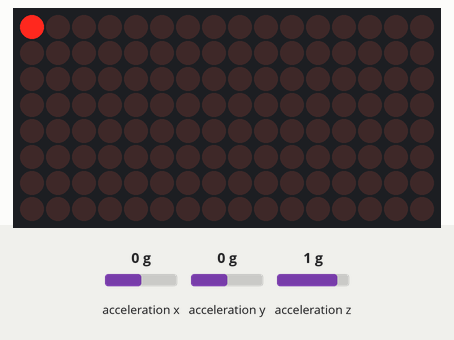
This sketch was run on a simulated Arduino Uno, built with avr-gcc and run on an emulated ATmega328P. Shown: 16×8 LED matrix. Wiring (inferred from the names in the program): MPU-6050 motion sensor at I2C address 0x68. The test bench sets the inputs (shaded band); at power-on: acceleration x 0 g, acceleration y 0 g, acceleration z 1 g. What the sketch prints to the serial monitor is not drawn.

Above: at 1.3 s.
1.4 s: acceleration x set to -1.4 g
At 2.4 s:
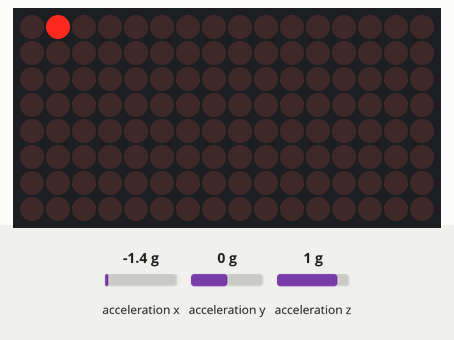
4.4 s: acceleration y set to -1.4 g
At 5.5 s:
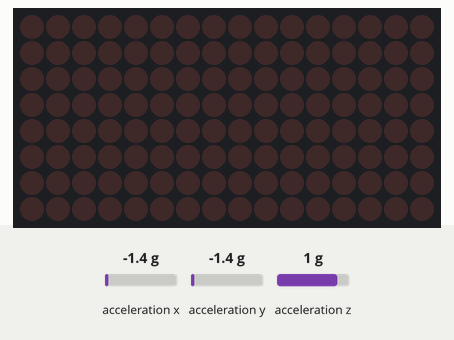
6.5 s: acceleration y set to 0 g
At 7.8 s:
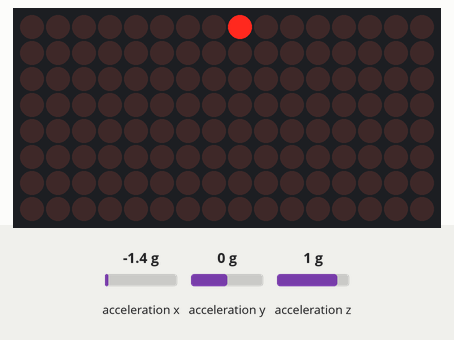
9.5 s: acceleration y set to 0.8 g
At 10.4 s:
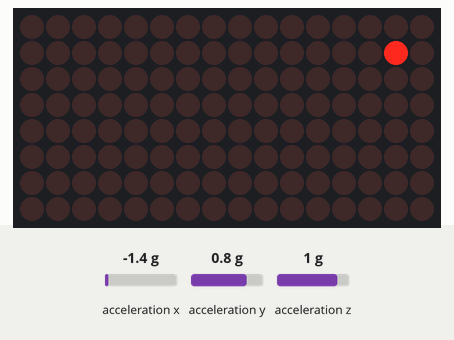
12.0 s: acceleration x set to 0.8 g
At 13.7 s:
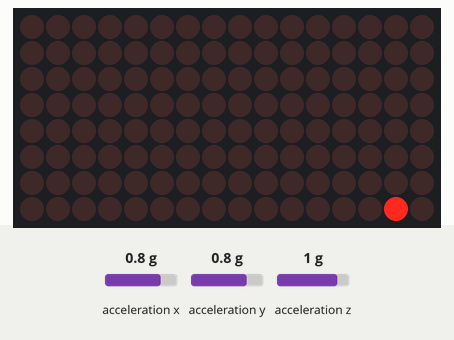
14.0 s: acceleration y set to -0.8 g
At 14.9 s:
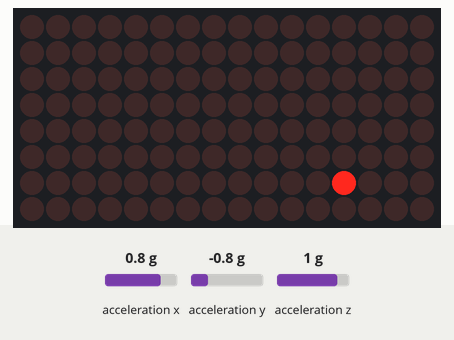
Timing chart, 0 to 17.0 s (numbered marks = the images above; inputs shaded):
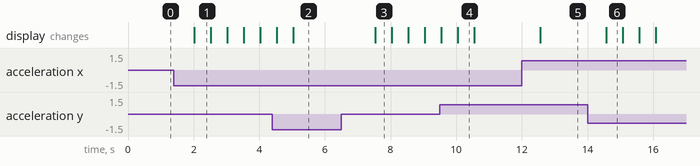

Measured:
- after the input at 1.4 s, the display: changes after 0.61 s (image 1)
- after the input at 4.4 s, the display: first differs from a run without the input after 0.63 s (image 2)
- after the input at 6.5 s, the display: changes after 1.0 s (image 3)
- after the input at 9.5 s, the display: first differs from a run without the input after 0.55 s (image 4)
- after the input at 12.0 s, the display: changes after 0.57 s (image 5)
- after the input at 14.0 s, the display: changes after 0.58 s (image 6)
- what the display in image 1 shows lasts 0.5 s, from 2.0 s to 2.5 s

The sketch:

tryout.ino
```cpp
//import libraries
#include <LedControl.h>
#include <I2Cdev.h>
#include <MPU6050.h>
#include <Wire.h>

//define those parameters
#define LightDensity 6 //Default light density
const int MPU = 0x68; // MPU address, 0x69 if 3.3V is provided
int16_t AcX, AcY, AcZ; //Acceleration in 3 axis
unsigned long delaytime = 500; //delaytime
//The following three are for LED matrix with MAX7219
#define DIN 12
#define CS 10
#define CLK 11
//ledcontrol setup:
LedControl lc = LedControl(DIN, CLK, CS, 2);

//Hourglass display setup & Physical paras
#define total_no 40 //number of balls to display
#define I_fall 5  // ball inetrtia before falling
#define I_roll 2  //ball inetrtia before rolling
struct ball {
  int matrix_no = 0;
  int row = 0;
  int col = 0;
};
ball ball;

void setup() {
  // put your setup code here, to run once:
  //Setup LED matrixes:
  lc.shutdown(0, false);
  lc.setIntensity(0, LightDensity);
  lc.clearDisplay(0);
  lc.shutdown(1, false);
  lc.setIntensity(1, LightDensity);
  lc.clearDisplay(1);

  ball.matrix_no = 0;//From here
  ball.row = 0;
  ball.col = 0;
  lc.setLed(ball.matrix_no,ball.row,ball.col,true);//These 5 lines should be replaced by a function later

  //Setup MPU-GY-521:
  Wire.begin();
  Wire.beginTransmission(MPU);
  Wire.write(0x6B);
  Wire.write(0);
  Wire.endTransmission(true);
  Serial.begin(9600);
}

void LightUp() {
  int prePos[3] = {ball.matrix_no,ball.row,ball.col};
  Wire.beginTransmission(MPU);
  Wire.write(0x3B);
  Wire.endTransmission(false);
  Wire.requestFrom(MPU, 6, true);
  AcX = Wire.read() << 8 | Wire.read();
  AcY = Wire.read() << 8 | Wire.read();
  AcZ = Wire.read() << 8 | Wire.read();//Get acceleration in 3 axis.
  bool cangodown = (AcY > 4000 ? true : false);
  Serial.print(" | Go down?:"); Serial.print(cangodown);
  bool cangoleft = (AcX > 4000 ? true : false);
  Serial.print(" | Go left?:"); Serial.print(cangoleft);
  bool cangoright = (AcX < -4000 ? true : false);
  Serial.print(" | Go right?:"); Serial.println(cangoright);
  bool sleepornot = (AcZ > 16000 || AcZ < -16000 ? true : false);
  Serial.print(" | Sleep?:"); Serial.println(sleepornot);
  bool cangoup = (AcY < -4000 ? true : false);
  Serial.print(" | Go up?:"); Serial.print(cangoup);//see which way to go
  if(cangodown){
    godown();
  }
  if(cangoleft){
    goleft();
  }
  if(cangoright){
    goright();
  }
  if(cangoup){
    goup();
  }
  delay(delaytime);
  lc.setLed(prePos[0],prePos[1],prePos[2],false);
  lc.setLed(ball.matrix_no,ball.row,ball.col,true);
}
void godown(){
    ball.row ++;
    ball.col ++;
    if((ball.row>7 || ball.col>7)&&ball.matrix_no == 0){
      ball.matrix_no ++;
      ball.col = 0;
      ball.row = 0;
    }
    else if ((ball.row>7 || ball.col>7)&&ball.matrix_no != 0){
      ball.row = 7;
      ball.col = 7;
    }
}
void goleft(){
    ball.col --;
    if((ball.row>7 || ball.col>7)&&ball.matrix_no == 0){
      ball.matrix_no ++;
      ball.col = 0;
      ball.row = 0;
    }
    else if ((ball.row>7 || ball.col>7)&&ball.matrix_no != 0){
      ball.row = 7;
      ball.col = 7;
    }
}
void goright(){
    ball.col ++;
    if((ball.row>7 || ball.col>7)&&ball.matrix_no == 0){
      ball.matrix_no ++;
      ball.col = 0;
      ball.row = 0;
    }
    else if ((ball.row>7 || ball.col>7)&&ball.matrix_no != 0){
      ball.row = 7;
      ball.col = 7;
    }
}
void goup(){
    ball.col --;
    ball.row --;
    if((ball.row>7 || ball.col>7)&&ball.matrix_no == 0){
      ball.matrix_no ++;
      ball.col = 0;
      ball.row = 0;
    }
    else if ((ball.row>7 || ball.col>7)&&ball.matrix_no != 0){
      ball.row = 7;
      ball.col = 7;
    }
}
void loop() {
  // put your main code here, to run repeatedly:
  LightUp();
}
```
